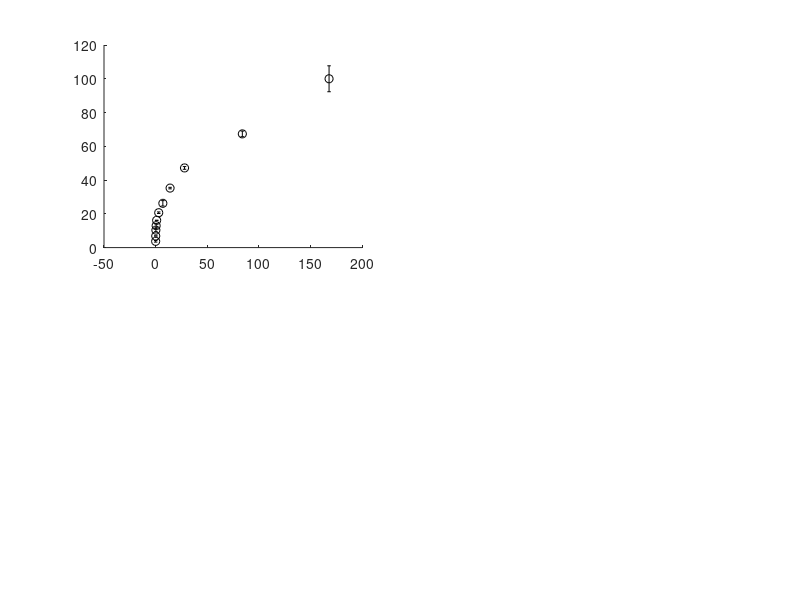

Reproduce this figure in MATLAB. (Note: this script raises an error after producing the figure.)
%% Plotting

%Time vector
timevector = [0:1:170]; % in days

%Experimental BSA data (from Jiang. et al (2020))
exp_time_bsa = [0.041666667	0.125	0.25	0.5	1	3	7	14	28	84	168];
exp_rel_bsa = [3.709003525	6.887056756	10.33058513	12.97768807	16.1557413	20.66117027	26.22849982	35.2470063	47.18573939	67.35420205	99.99999664];
exp_stdv_bsa = [0.459816443	1.00E-05	9.20E-01	1.22E+00	1.00E-05	0.459816443	1.592850884	0.459816443	0.796425442	1.657891764	7.680448821];

%Experimental Bevacizumab data (from Jiang. et al (2020))
exp_time_bev = [0.041666667	0.125	0.25	0.5	1	3	7	14	28	84	168];
exp_rel_bev = [4.24451321	9.06947267	14.601851	19.78958937	25.23127297	28.33303262	33.23054786	37.54761685	41.86468584	65.33648111	100.0000057];
exp_stdv_bev = [1.246846351	2.305073879	1.543303426	2.257697626	3.393534419	4.22081E-16	3.016578052	2.010724795	0.925619557	12.33598987	13.63388822];

%Simulations results
cumulrel_lower = [0	-1.55E-07	1.68E-08	-1.56E-07	9.17E-06	0.000105015	0.00061326	0.002124218	0.005584212	0.012059848	0.022650999	0.038443663	0.060101013	0.088558919	0.124184972	0.167273548	0.21823152	0.276933091	0.343429317	0.417586107	0.499453331	0.588528525	0.684440945	0.787446322	0.896886566	1.012310301	1.133717525	1.261305639	1.394350104	1.531990606	1.674227146	1.821059722	1.972488335	2.128615255	2.28817981	2.451103967	2.617387726	2.787031087	2.960044446	3.135928305	3.314218267	3.494914332	3.678016501	3.863524773	4.051416672	4.240923598	4.431981829	4.624591366	4.818752208	5.014464356	5.211967068	5.410435855	5.609861501	5.810244006	6.011583369	6.213879592	6.417132673	6.621510027	6.826428082	7.031792231	7.237602474	7.44385881	7.65056124	7.857709764	8.065304381	8.273369603	8.481633884	8.690019132	8.898525347	9.10715253	9.315900679	9.524769796	9.73375988	9.942870931	10.15210295	10.36140506	10.57053763	10.77947263	10.98821007	11.19674995	11.40509226	11.613237	11.82118419	12.0289338	12.23648586	12.44384035	12.65099727	12.85810774	13.06500255	13.27149859	13.47759584	13.68329432	13.88859403	14.09349495	14.2979971	14.50210047	14.70580507	14.90911088	15.11201792	15.31452618	15.51663567	15.71834638	15.91981096	16.1208598	16.32144331	16.5215615	16.72121437	16.92040192	17.11912415	17.31738106	17.51517265	17.71249891	17.90935986	18.10575549	18.3016858	18.49715078	18.69215045	18.8866848	19.08075382	19.27435925	19.46746341	19.66006137	19.85215315	20.04373875	20.23481815	20.42539137	20.6154584	20.80501924	20.99407389	21.18262235	21.37066463	21.55820072	21.74523062	21.93175433	22.11777186	22.30328319	22.48834368	22.67291151	22.85697112	23.0405225	23.22356565	23.40610058	23.58812728	23.76964575	23.950656	24.13115802	24.31115182	24.49063739	24.66961473	24.84808385	25.02604474	25.20349741	25.38044185	25.55688711	25.73285206	25.90833726	26.08334272	26.25786843	26.43191441	26.60548064	26.77856712	26.95117387	27.12330087	27.29494812	27.46611564	27.63680341	27.80701144	27.97673972	28.14598827	28.31475706	28.48304612];
cumulrel_upper = [0	15.516538	33.31897205	46.86645791	57.35857238	65.64625869	72.26115784	77.58107092	81.87196168	85.33878644	88.14121637	90.404431	92.23570463	93.71731428	94.91583934	95.8856824	96.67047192	97.30542139	97.81938554	98.23536064	98.57196428	98.84441353	99.06473418	99.24340144	99.3877868	99.50466961	99.59918724	99.67578473	99.73763699	99.78771986	99.82827373	99.86100621	99.88751298	99.90897456	99.92636439	99.94042972	99.95179118	99.96100747	99.96845713	99.97448728	99.97936854	99.98330752	99.98650457	99.98909567	99.99116575	99.99286759	99.99423761	99.99535055	99.99623627	99.99696397	99.99755298	99.99801766	99.99840503	99.99871791	99.99896044	99.99916367	99.99933103	99.99946254	99.99956284	99.99964896	99.99972114	99.99977938	99.99982356	99.99985623	99.99988476	99.99990914	99.99992937	99.99994547	99.99995742	99.99996526	99.99997127	99.9999767	99.99998156	99.99998583	99.99998952	99.99999264	99.99999517	99.99999713	99.9999985	99.9999993	99.99999953	99.9999996	99.99999966	99.99999972	99.99999977	99.99999982	99.99999986	99.9999999	99.99999993	99.99999996	99.99999999	100	100	100	100.0000001	100.0000001	100.0000001	100.0000001	100	100	100	100	100	100	100	100	100	100	100	100	100	100	100	99.99999999	99.99999999	100	100	100	100	100	100	100	100	100	100	100	100	100	100	100	100	100	100	100	100	100	100	100	100	100	100	100	100	100	100	100	100	100	100	100	100	100	100	100	100	100	100	100	100	100	100	100	100	100	100	100	100	100	100	100	100];

figure(53) %FigureS3
figname = 'figureS3';
subplot(2,2,1)
errorbar (exp_time_bsa,exp_rel_bsa,exp_stdv_bsa,'ko','LineWidth',2)
hold on
errorbar (exp_time_bev,exp_rel_bev,exp_stdv_bev,'go','LineWidth',2)
hold on
plot (timevector,cumulrel_lower,'r', timevector,cumulrel_upper,'b--','LineWidth',3)
ylabel('Cumulative drug release (%)','FontName','Arial','FontSize',12)
xlabel('Time (days)','FontName','Arial','FontSize',12)
legend ('Jiang et al. (2020). BSA', 'Jiang et al. (2020). Bevacizumab', 'D_{Chi} = D_{PCL} = 1\times10^{-15}', 'D_{Chi} = D_{PCL} = 1\times10^{-13}', 'FontName','Arial','FontSize',8,'Location','southeast')
axis([0,170,0,120])
hold off

ScriptForExportingImages